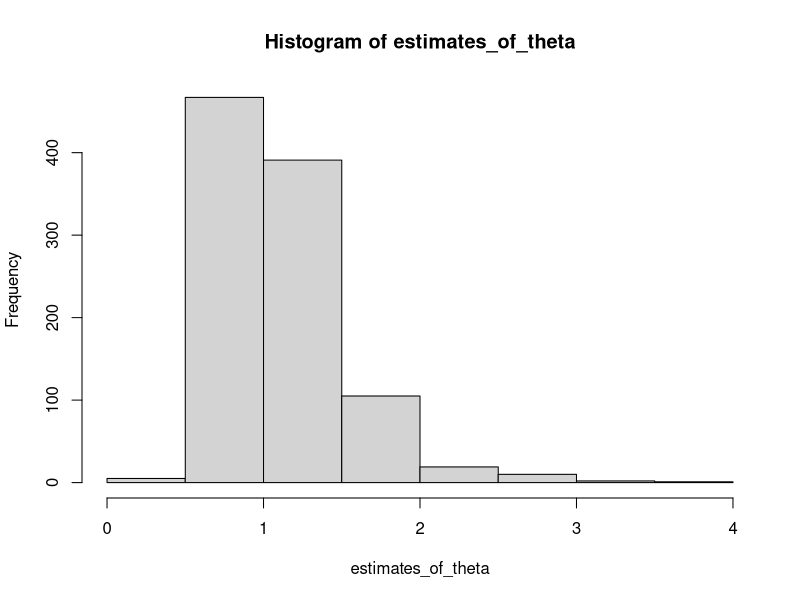

Here is the R script that generated this plot:
## ---- chunk 1
xvalues = rexp(10000, rate=1) 
xsamples = matrix(xvalues, nrow=1000)
## ---- chunk 2
estlist = list()
for (i in 1:1000){
  est = 1/(mean(xsamples[i,]))
  estlist = c(estlist, est)
}
estimates_of_theta <- unlist(estlist, use.names = FALSE)
hist(estimates_of_theta)
